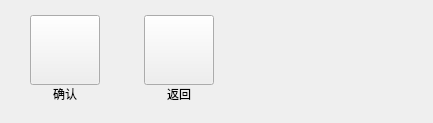
       <widget class="QWidget" name="controlWorkSetPage">
        <layout class="QHBoxLayout" name="horizontalLayout_26">
         <property name="spacing">
          <number>44</number>
         </property>
         <property name="leftMargin">
          <number>30</number>
         </property>
         <property name="topMargin">
          <number>15</number>
         </property>
         <property name="rightMargin">
          <number>30</number>
         </property>
         <property name="bottomMargin">
          <number>20</number>
         </property>
         <item>
          <layout class="QVBoxLayout" name="verticalLayout_9">
           <property name="spacing">
            <number>0</number>
           </property>
           <item>
            <widget class="QPushButton" name="workSetOkBtn">
             <property name="minimumSize">
              <size>
               <width>70</width>
               <height>70</height>
              </size>
             </property>
             <property name="maximumSize">
              <size>
               <width>70</width>
               <height>70</height>
              </size>
             </property>
             <property name="text">
              <string/>
             </property>
             <property name="autoRepeatDelay">
              <number>500</number>
             </property>
             <property name="autoRepeatInterval">
              <number>200</number>
             </property>
            </widget>
           </item>
           <item>
            <widget class="QLabel" name="workSetOkBtnLabel">
             <property name="maximumSize">
              <size>
               <width>70</width>
               <height>16777215</height>
              </size>
             </property>
             <property name="text">
              <string>确认</string>
             </property>
             <property name="alignment">
              <set>Qt::AlignCenter</set>
             </property>
            </widget>
           </item>
          </layout>
         </item>
         <item>
          <layout class="QVBoxLayout" name="verticalLayout_12">
           <property name="spacing">
            <number>0</number>
           </property>
           <item>
            <widget class="QPushButton" name="workSetBackBtn">
             <property name="minimumSize">
              <size>
               <width>70</width>
               <height>70</height>
              </size>
             </property>
             <property name="maximumSize">
              <size>
               <width>70</width>
               <height>70</height>
              </size>
             </property>
             <property name="text">
              <string/>
             </property>
             <property name="autoRepeatDelay">
              <number>500</number>
             </property>
             <property name="autoRepeatInterval">
              <number>200</number>
             </property>
            </widget>
           </item>
           <item>
            <widget class="QLabel" name="workSetBackBtnLabel">
             <property name="maximumSize">
              <size>
               <width>70</width>
               <height>16777215</height>
              </size>
             </property>
             <property name="text">
              <string>返回</string>
             </property>
             <property name="alignment">
              <set>Qt::AlignCenter</set>
             </property>
            </widget>
           </item>
          </layout>
         </item>
         <item>
          <spacer name="horizontalSpacer_3">
           <property name="orientation">
            <enum>Qt::Horizontal</enum>
           </property>
           <property name="sizeHint" stdset="0">
            <size>
             <width>189</width>
             <height>20</height>
            </size>
           </property>
          </spacer>
         </item>
        </layout>
       </widget>
